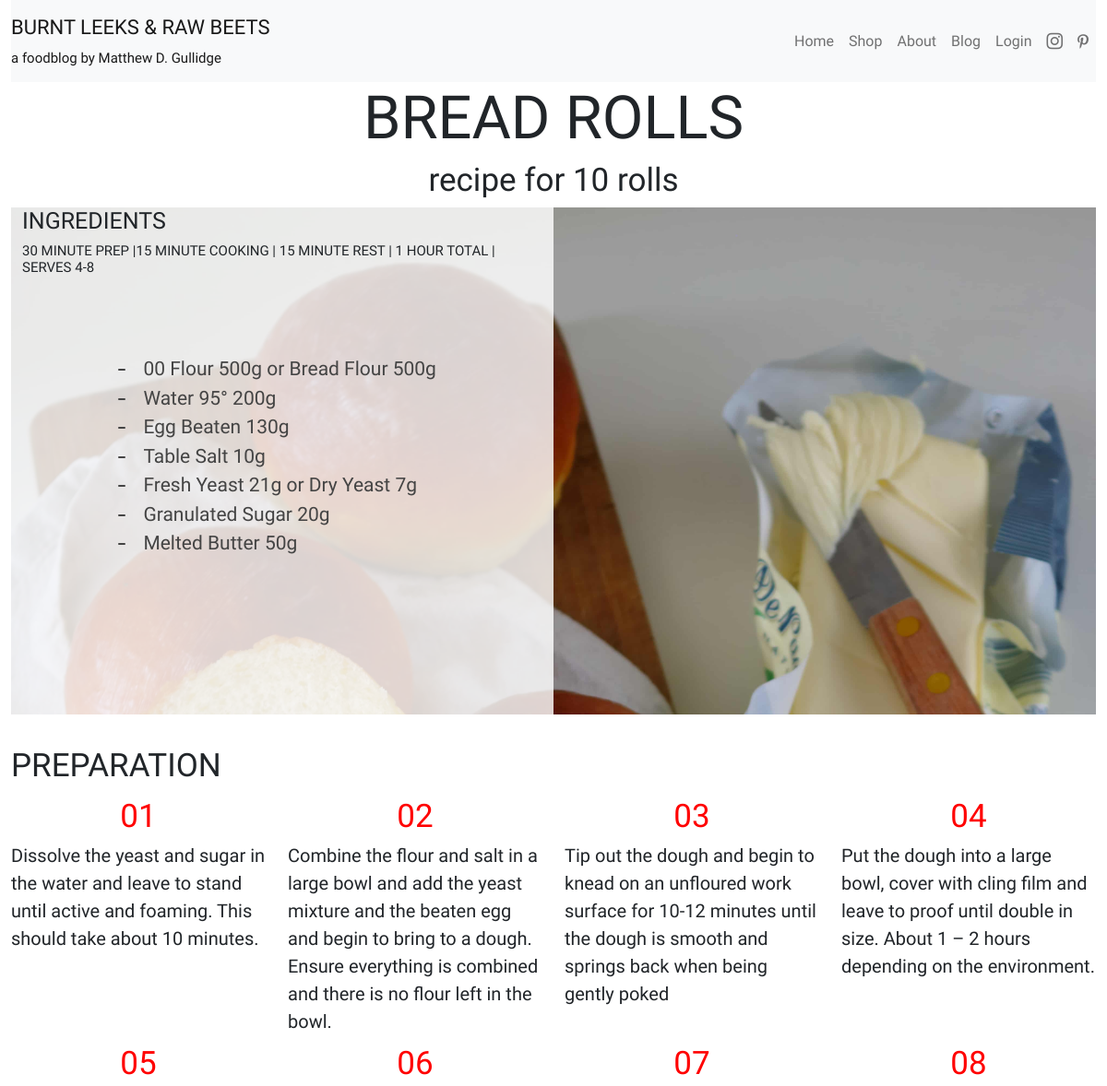
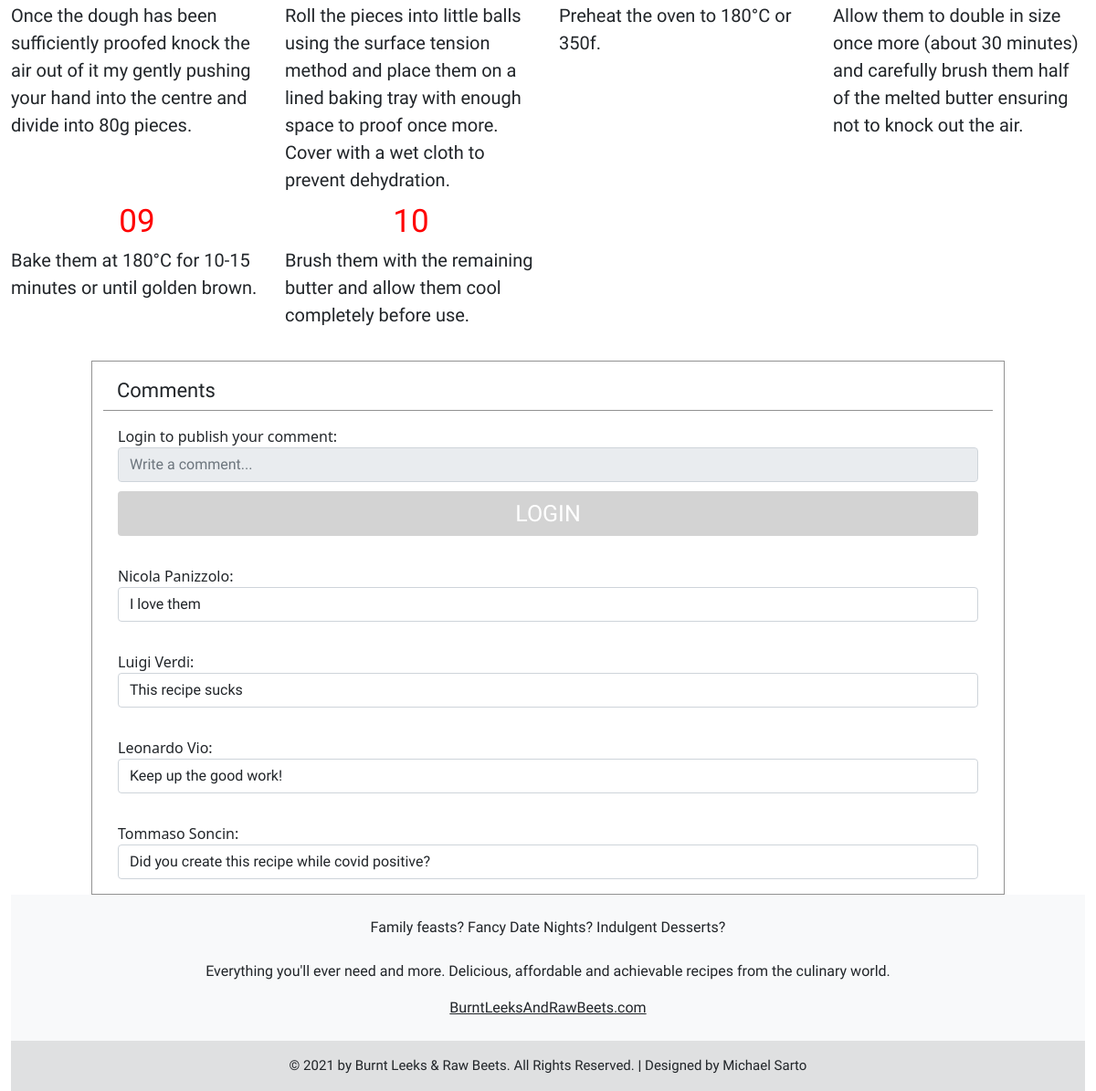
The page /recipe.php?recipe=1 on the database its author committed (2 pictures, top to bottom).
### tables this page shows
CREATE TABLE `recipes` (
  `IdRecipe` int(11) NOT NULL,
  `Title` varchar(255) DEFAULT NULL,
  `Preparation` text DEFAULT NULL,
  `State` tinyint(1) DEFAULT 1
);

CREATE TABLE `images` (
  `IdImage` int(11) NOT NULL,
  `Path` varchar(255) NOT NULL
);

CREATE TABLE `reviews` (
  `IdReview` int(11) NOT NULL,
  `Stars` int(11) NOT NULL,
  `Review` varchar(255) DEFAULT NULL,
  `IdUser` int(11) NOT NULL,
  `IdRecipe` int(11) NOT NULL
);

CREATE TABLE `users` (
  `IdUser` int(11) NOT NULL,
  `Name` varchar(255) DEFAULT NULL,
  `Surname` varchar(255) DEFAULT NULL,
  `Email` varchar(255) NOT NULL,
  `Password` varchar(255) NOT NULL,
  `Newsletter` tinyint(1) NOT NULL,
  `Category` int(11) NOT NULL
);

### DBHandler.php (called while the page is built, shortened)
<?php
class DBHandler
{
    private $db;
    public function getInstance()
    {
        return $this->db;
    }
    private function connect_database()
    {
        try {
            $connection_string = 'mysql:host=localhost;dbname=foodblog;charset=utf8';
            $connection_array = array(
                PDO::ATTR_ERRMODE => PDO::ERRMODE_EXCEPTION,
                PDO::ATTR_DEFAULT_FETCH_MODE => PDO::FETCH_ASSOC
            );
            $this->db = new PDO($connection_string, USER, PASSWORD, $connection_array);
        } catch (PDOException $e) {
            $this->db = null;
        }
    }
}

### DBHandlerObject.php (called while the page is built, shortened)
<?php
$dbh = new DBHandler();

### recipe.php (the view, shortened to what this page needs)
<!DOCTYPE html>
<html lang="en">
<head>
    <?php
    require_once("header.php");
    ?>
    <link rel="stylesheet" href="ingredients.css">
    <link rel="stylesheet" href="https://cdnjs.cloudflare.com/ajax/libs/rateYo/2.3.2/jquery.rateyo.min.css">
</head>
<body>
    <div class="container-fluid">
        <?php
        if (isset($_GET['recipe']) && is_numeric($_GET['recipe'])) {
            $stmt = $dbh->getInstance()->prepare("SELECT IdRecipe, Title, Preparation FROM recipes WHERE recipes.IdRecipe= :idRecipe");
            $stmt->bindParam(':idRecipe', $_GET['recipe']);
            $stmt->execute();
            $row = $stmt->fetch();
            $stmt2 = $dbh->getInstance()->prepare("SELECT images.Path from images INNER join recipesimages on recipesimages.IdImage=images.IdImage INNER join recipes on recipesimages.IdRecipe=recipes.IdRecipe WHERE recipesimages.IdRecipe=:idRecipe AND images.Path not like '%CUT%' ");
            $stmt2->bindParam(':idRecipe', $_GET['recipe']);
            $stmt2->execute();
            $row2 = $stmt2->fetch();
        } else {
            header('Location: blog.php');
        }
        require_once("navbar.php");
        echo '<header class="text-center logo">';
        echo '<h1 style="font-size: 65px">';
        $explode = explode(';', $row['Title']);
        $prepations = explode(';', $row['Preparation']);
        $title = $explode[0];
        $subtitle = $explode[1];
        echo $title . ' </h1>';
        echo '<h3 style="font-size: 35px">' . $subtitle . '</h3>';
        echo '</header>';
        ?>
        <div class="jumbotron" style="background-image:url('<?php echo $row2['Path']; ?>')!important">
            <div class="row">
                <div class="col-md-6 col-sm-6 col-lg-6 col-xs-12 half-image">
                    <h4 style="font-size: 25px" class="navbar-font">INGREDIENTS</h4>
                    <?php echo '<h5 style="font-size: 15px" class="navbar-font">' . $prepations[0] . '</h5>'; ?>
                    <div id="checklist" style="margin-left:10%; margin-top:10%">
                        <?php $stmt3 = $dbh->getInstance()->prepare("SELECT ingredients.IdIngredient,ingredients.Ingredient,recipesingredients.Quantity,ingredients.IdAlternative,measureunits.MeasureUnit FROM recipesingredients INNER JOIN recipes ON recipes.IdRecipe=recipesingredients.IdRecipe INNER JOIN ingredients ON ingredients.IdIngredient=recipesingredients.IdIngredient INNER JOIN measureunits ON measureunits.IdMeasureUnit=ingredients.IdMeasureUnit WHERE recipes.IdRecipe=:idRecipe");
                        $stmt3->bindParam(':idRecipe', $_GET['recipe']);
                        $stmt3->execute();
                        $id_alt = 0;
                        $listToPrint = array();
                        for ($cnt = $stmt3->rowCount(); $cnt > 0; --$cnt) {
                            $row3 = $stmt3->fetch();
                            if ($cnt == $stmt3->rowCount()) {
                                $toPrint  = $row3['Ingredient'] . ' ' . $row3['Quantity'] . $row3['MeasureUnit'];
                                $id_alt = (int) $row3['IdIngredient'];
                            } else if ($id_alt == $row3['IdAlternative']) {
                                $toPrint .= ' or ' . $row3['Ingredient'] . ' ' . $row3['Quantity'] . $row3['MeasureUnit'];
                                array_pop($listToPrint);
                                $listToPrint[] = $toPrint;
                                $toPrint = null;
                            } else {
                                $toPrint = $row3['Ingredient'] . ' ' . $row3['Quantity'] . $row3['MeasureUnit'];
                                $id_alt = (int) $row3['IdIngredient'];
                            }
                            if (isset($toPrint)) {
                                $listToPrint[] = $toPrint;
                            }
                        }
                        for ($cnt = 0; $cnt < sizeof($listToPrint); ++$cnt) {
                            echo ' <input id="' . $cnt . '" type="checkbox"  name="' . $cnt . '">';
                            echo '<label for="' . $cnt . '" class="text-justify navbar-font" style="font-size: 21px">' . $listToPrint[$cnt] . '</label>';
                        }
                        ?>
                    </div>
                </div>
            </div>
        </div>
        <section style="margin-top: 35px; margin-bottom: 35px;">
            <h4 style="font-size: 35px" class="navbar-font" style="margin-bottom:15px">PREPARATION</h4>
            <?php
            for ($cnt = 1; $cnt < sizeof($prepations); ++$cnt) {
                echo ' <div class="row"  style="margin-top: 5px; margin-bottom: 5px;">';
                if (isset($prepations[$cnt])) {
                    $number = mb_substr($prepations[$cnt], 0, 4);
                    $text = mb_substr($prepations[$cnt], 4);
                    echo '  <div class="col-lg-3 col-md-12 col-xs-12">
                <div class="prepartionNumber text-center sublogo error" style="font-size: 35px;">
                    ' . $number . ' <br>
                </div>
                <div class="preparationText navbar-font text-justify" style="font-size: 20px;">
                   ' . $text . '
                </div>
            </div>';
                }
                ++$cnt;
                if (isset($prepations[$cnt])) {
                    $number = substr($prepations[$cnt], 0, 4);
                    $text = substr($prepations[$cnt], 4);
                    echo '  <div class="col-lg-3 col-md-12 col-xs-12">
                <div class="prepartionNumber text-center sublogo error" style="font-size: 35px;">
                    ' . $number . ' <br>
                </div>
                <div class="preparationText navbar-font text-justify" style="font-size: 20px;">
                   ' . $text . '
                </div>
            </div>';
                }
                ++$cnt;
                if (isset($prepations[$cnt])) {
                    $number = substr($prepations[$cnt], 0, 4);
                    $text = substr($prepations[$cnt], 4);
                    echo '  <div class="col-lg-3 col-md-12 col-xs-12">
                <div class="prepartionNumber text-center sublogo error" style="font-size: 35px;">
                    ' . $number . ' <br>
                </div>
                <div class="preparationText navbar-font text-justify" style="font-size: 20px;">
                   ' . $text . '
                </div>
            </div>';
                }
                ++$cnt;
                if (isset($prepations[$cnt])) {
                    $number = substr($prepations[$cnt], 0, 4);
                    $text = substr($prepations[$cnt], 4);
                    echo '  <div class="col-lg-3 col-md-12 col-xs-12">
                    <div class="prepartionNumber text-center sublogo error" style="font-size: 35px;">
                        ' . $number . ' <br>
                    </div>
                    <div class="preparationText navbar-font text-justify" style="font-size: 20px;" >
                       ' . $text . '
                    </div>
                </div>';
                }
                echo ' </div>';
            }
            ?>
        </section>
        <?php
        require_once("reviews.php");
        require_once("footer.php"); ?>
    </div>
</body>
</html>

### reviews.php (shortened to what this page needs)
<section>
    <div class="row d-flex justify-content-center">
        <div class="col-10 borderReview" style="border-top-style: solid">
            <div class="logo" style="border-bottom-style: solid; border-color: #44444494 !important; border-width: 1px !important; padding: 15px; padding-bottom: 5px">
                Comments
            </div>
        </div>
    </div>
    <?php
    require_once('Header.php');
    if (isset($_SESSION['IdUser'])) {
        echo ' <div class="row d-flex justify-content-center">
                <div class="col-10  d-flex justify-content-center borderReview">
                    <form class="myform form" style="border: none;" action="' . (isset($_SERVER['HTTPS']) && $_SERVER['HTTPS'] === 'on' ? "https" : "http") . "://$_SERVER[HTTP_HOST]$_SERVER[REQUEST_URI]" . '" method="post">
                        <div>
                            <label for="rateYo">' . htmlentities($_SESSION['Name']) . ' publish your comment: </label><div id="rateYo" ></div>
                        </div>
                        <input type="hidden" id="hiddenRating" value="4" name="rating">
                        <div>
                            <input type="text"  class="form-control navbar-font" maxlength="255" name="content" placeholder="Write a comment...">
                            </div>
                                <input type="submit" name="submit" class="mybtn btn btn-block btn-primary logo" value="PUBLISH">
                    </form>
                </div>
            </div>';
    } else {
        echo ' <div class="row d-flex justify-content-center">
                <div class="col-10  d-flex justify-content-center borderReview">
                    <div class="myform form" style="border: none;" >
                        <div>
                            <label for="rateYo">Login to publish your comment: </label><div id="rateYo" data-rateyo-rating="4"></div>
                        </div>
                        <div>
                            <input type="text"  class="form-control navbar-font" maxlength="255" name="content" placeholder="Write a comment..." readonly>
                            </div>
                                <input type="button" name="submit" href="#" data-toggle="modal" data-target="#loginModal" class="mybtn btn btn-block btn-primary logo" value="LOGIN">
                    </div>
                </div>
            </div>';
    }
    $stmt4 = $dbh->getInstance()->prepare("SELECT users.IdUser, users.Name, users.Surname, reviews.Stars, reviews.Review, reviews.IdReview from reviews   INNER JOIN users on users.IdUser=reviews.IdUser  where reviews.IdRecipe=:idrecipe");
    $stmt4->bindParam('idrecipe', $row['IdRecipe']);
    $stmt4->execute();
    for ($cnt = 0; $stmt4->rowCount() > $cnt; ++$cnt) {
        $row4 = $stmt4->fetch();
        $name = $row4['Name'];
        $surname = $row4['Surname'];
        $stars = $row4['Stars'];
        $review = $row4['Review'];
        echo '<div class="row d-flex justify-content-center">
                <div class="col-10  d-flex justify-content-center borderReview">
                    <div class="myform form" style="border: none;">
                        ' . htmlentities($name) . ' ' . htmlentities($surname) . ': <div class="rateyo" data-rateyo-rating="' . $stars . '"></div>
                        <div class="form-control navbar-font" style="height: auto; width:auto">
                           ' . htmlentities($review);
        echo ' </div>
                    </div>
                </div>
            </div>';
    }
    ?>
    <div class="row d-flex justify-content-center">
        <div class="col-10  d-flex justify-content-center borderReview" style="border-bottom-style: solid;">
        </div>
    </div>
</section>

### style.css (style rules this page uses)
.logo { font-family: 'Oswald', sans-serif; font-size: 22px; }
.sublogo { font-family: 'Open Sans Condensed', sans-serif; font-size: 15px; }
.navbar-font { font-family: 'Lexend', sans-serif !important; }
.jumbotron { position: relative; overflow: hidden; height: 550px; padding: 100px 60px; margin: 0px; background-image: url('Images/strawberries.jpg'); background-size: cover; background-repeat: no-repeat; }
.half-image { height: 100%; position: absolute; top: 0; left: 0; background: rgba(255, 255, 255, 0.815); }
section .borderReview { border-right-style: solid; border-left-style: solid; border-color: #44444494 !important; border-width: 1px !important; }
.mybtn { border: none; background-color: lightgray; font-size: 25px; margin-top: 10px; padding-left: 20px; padding-right: 20px; }
.myform { position: relative; display: -ms-flexbox; display: flex; padding: 1rem; -ms-flex-direction: column; flex-direction: column; width: 100%; height: 100%; pointer-events: auto; background-color: #fff; background-clip: padding-box; border: 1px solid rgba(0, 0, 0, .2); border-radius: 1.1rem; outline: 0; }

### ingredients.css (style rules this page uses)
#checklist { --background: none; --text: #444444; --check: #444444; --disabled: #4d0000; --border-radius: 10px; background: var(--background); width: var(--width); height: var(--height); border-radius: var(--border-radius); position: relative; -webkit-box-shadow: none; box-shadow: none; padding: 30px 45px; display: -ms-grid; display: grid; -ms-grid-columns: 30px auto; grid-template-columns: 30px auto; -webkit-box-align: center; -ms-flex-align: center; align-items: center; }
#checklist label { color: var(--text); position: relative; cursor: pointer; display: -ms-grid; display: grid; -webkit-box-align: center; -ms-flex-align: center; align-items: center; width: -webkit-fit-content; width: -moz-fit-content; width: fit-content; -webkit-transition: color .3s ease; transition: color .3s ease; }
#checklist label::before, #checklist label::after { content: ""; position: absolute; }
#checklist label::before { height: 2px; width: 8px; left: -27px; background: var(--check); border-radius: 2px; -webkit-transition: background .3s ease; transition: background .3s ease; }
#checklist label:after { height: 4px; width: 4px; top: 8px; left: -25px; border-radius: 50%; }
#checklist input[type="checkbox"] { -webkit-appearance: none; -moz-appearance: none; position: relative; height: 15px; width: 15px; outline: none; border: 0; margin: 0 15px 0 0; cursor: pointer; background: var(--background); display: -ms-grid; display: grid; -webkit-box-align: center; -ms-flex-align: center; align-items: center; }
#checklist input[type="checkbox"]::before, #checklist input[type="checkbox"]::after { content: ""; position: absolute; height: 2px; top: auto; background: var(--check); border-radius: 2px; }
#checklist input[type="checkbox"]::before { width: 0px; right: 60%; -webkit-transform-origin: right bottom; transform-origin: right bottom; }
#checklist input[type="checkbox"]::after { width: 0px; left: 40%; -webkit-transform-origin: left bottom; transform-origin: left bottom; }

### loginStyle.css (style rules this page uses)
.error { color: #ff0000; }

### rows shown on the page
recipes: Title "BREAD ROLLS", Title "recipe for 10 rolls", Preparation "30 MINUTE PREP |15 MINUTE COOKING | 15 MINUTE REST | 1 HOUR TOTAL | SERVES 4-8", Preparation "01", Preparation "Dissolve the yeast and sugar in the water and leave to stand until active and foaming. This should take about 10 minutes.", Preparation "02", Preparation "Combine the flour and salt in a large bowl and add the yeast mixture and the beaten egg and begin to bring to a dough. Ensure everything is combined and there is no flour left in the bowl.", Preparation "03", Preparation "Tip out the dough and begin to knead on an unfloured work surface for 10-12 minutes until the dough is smooth and springs back when being gently poked", Preparation "04", Preparation "Put the dough into a large bowl, cover with cling film and leave to proof until double in size. About 1 – 2 hours depending on the environment.", Preparation "05", Preparation "Once the dough has been sufficiently proofed knock the air out of it my gently pushing your hand into the centre and divide into 80g pieces.", Preparation "06", Preparation "Roll the pieces into little balls using the surface tension method and place them on a lined baking tray with enough space to proof once more. Cover with a wet cloth to prevent dehydration.", Preparation "07", Preparation "Preheat the oven to 180°C or 350f.", Preparation "08", Preparation "Allow them to double in size once more (about 30 minutes) and carefully brush them half of the melted butter ensuring not to knock out the air.", Preparation "09", Preparation "Bake them at 180°C for 10-15 minutes or until golden brown.", Preparation "10", Preparation "Brush them with the remaining butter and allow them cool completely before use."
images: Path (picture)
reviews: IdUser.Name "Nicola", IdUser.Surname "Panizzolo", Review "I love them"
reviews: IdUser.Name "Luigi", IdUser.Surname "Verdi", Review "This recipe sucks"
reviews: IdUser.Name "Leonardo", IdUser.Surname "Vio", Review "Keep up the good work!"
reviews: IdUser.Name "Tommaso", IdUser.Surname "Soncin", Review "Did you create this recipe while covid positive?"

### other values the page prints
$listToPrint[$cnt] "00 Flour 500g or Bread Flour 500g"
$listToPrint[$cnt] "Water 95° 200g"
$listToPrint[$cnt] "Egg Beaten 130g"
$listToPrint[$cnt] "Table Salt 10g"
$listToPrint[$cnt] "Fresh Yeast 21g or Dry Yeast 7g"
$listToPrint[$cnt] "Granulated Sugar 20g"
$listToPrint[$cnt] "Melted Butter 50g"
